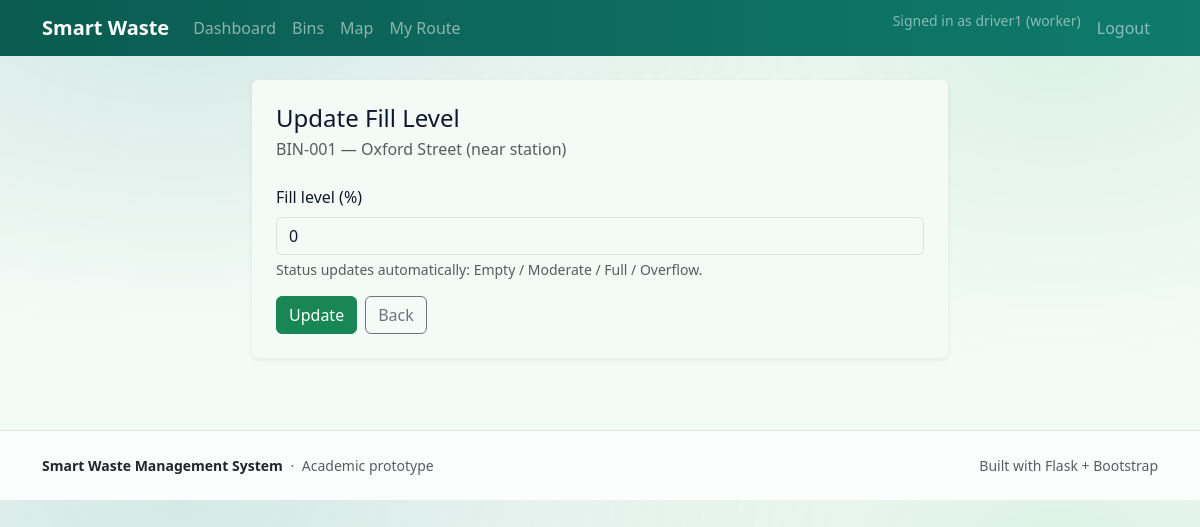
Page /admin/bins/1/update-level (signed in) on the committed database.
### app/models.py (models this page shows, shortened)
class User(db.Model, UserMixin):
    __tablename__ = "users"
    id = db.Column(db.Integer, primary_key=True)
    username = db.Column(db.String(50), unique=True, nullable=False, index=True)
    email = db.Column(db.String(120), unique=True, nullable=True, index=True)
    first_name = db.Column(db.String(80), nullable=True)
    last_name = db.Column(db.String(80), nullable=True)
    phone_number = db.Column(db.String(30), nullable=True)
    employee_id = db.Column(db.String(50), unique=True, nullable=True, index=True)
    password_hash = db.Column(db.String(255), nullable=False)
    role = db.Column(db.String(20), nullable=False, default="user")  # admin|worker|user (legacy: collector|public)
    is_active = db.Column(db.Boolean, nullable=False, default=True)
    created_at = db.Column(db.DateTime(timezone=True), nullable=False, default=utcnow)
    last_login_at = db.Column(db.DateTime(timezone=True), nullable=True)
    trucks = db.relationship("Truck", back_populates="driver", lazy="dynamic")
    created_routes = db.relationship("Route", foreign_keys="Route.created_by_id", lazy="dynamic")
    @property
    def is_admin(self) -> bool:
        return self.canonical_role == "admin"
    @property
    def is_worker(self) -> bool:
        return self.canonical_role == "worker"
    @property
    def is_collector(self) -> bool:
        return self.is_worker
    @property
    def canonical_role(self) -> str:
        if self.role == "collector":
            return "worker"
        if self.role == "public":
            return "user"
        return self.role

class Bin(db.Model):
    __tablename__ = "bins"
    id = db.Column(db.Integer, primary_key=True)
    bin_code = db.Column(db.String(30), unique=True, nullable=False, index=True)
    location_name = db.Column(db.String(140), nullable=False)
    area = db.Column(db.String(80), nullable=True, index=True)
    latitude = db.Column(db.Float, nullable=False)
    longitude = db.Column(db.Float, nullable=False)
    waste_type = db.Column(db.String(30), nullable=False, default="General")
    fill_level = db.Column(db.Integer, nullable=False, default=0)  # 0..100
    status = db.Column(db.String(20), nullable=False, default="Empty")  # Empty|Moderate|Full|Overflow
    last_updated_at = db.Column(db.DateTime(timezone=True), nullable=False, default=utcnow)
    readings = db.relationship("SensorReading", back_populates="bin", lazy="dynamic", cascade="all, delete-orphan")
    alerts = db.relationship("Alert", back_populates="bin", lazy="dynamic", cascade="all, delete-orphan")

### app/blueprints/admin/routes.py (the view)
@bp.get("/bins/<int:bin_id>/update-level")
@login_required
@role_required("admin", "worker")
def bin_update_level(bin_id: int):
    b = db.session.get(Bin, bin_id)
    if not b:
        flash("Bin not found.", "danger")
        return redirect(url_for("public.bins"))
    return render_template("admin/bin_update_level.html", b=b)

### app/models.py (called while the page is built)
@login_manager.user_loader
def load_user(user_id: str):
    try:
        return db.session.get(User, int(user_id))
    except Exception:
        return None

### app/utils/security.py (called while the page is built)
def _canonical_role(role: str) -> str:
    return _ROLE_ALIASES.get((role or "").strip(), (role or "").strip())

def role_required(*roles: str):
    def decorator(view_fn):
        @wraps(view_fn)
        def wrapped(*args, **kwargs):
            if not current_user.is_authenticated:
                abort(401)
            allowed = {_canonical_role(r) for r in roles}
            if _canonical_role(getattr(current_user, "role", "")) not in allowed:
                abort(403)
            return view_fn(*args, **kwargs)
        return wrapped
    return decorator

### app/templates/admin/bin_update_level.html (shortened to what this page needs)
{% extends "shared/layout.html" %}
{% block content %}
<div class="container py-4" style="max-width: 720px;">
  <div class="card shadow-sm border-0">
    <div class="card-body p-4">
      <h1 class="h4 mb-1">Update Fill Level</h1>
      <p class="text-muted mb-4">{{ b.bin_code }} — {{ b.location_name }}</p>
      <form method="post" action="{{ url_for('admin.bin_update_level_post', bin_id=b.id) }}">
        <div class="mb-3">
          <label class="form-label">Fill level (%)</label>
          <input class="form-control" name="fill_level" type="number" min="0" max="100" value="{{ b.fill_level }}" required>
          <div class="form-text">Status updates automatically: Empty / Moderate / Full / Overflow.</div>
        </div>
        <div class="d-flex gap-2">
          <button class="btn btn-success" type="submit">Update</button>
          <a class="btn btn-outline-secondary" href="{{ url_for('public.bins') }}">Back</a>
        </div>
      </form>
    </div>
  </div>
</div>
{% endblock %}

### app/templates/shared/nav.html (shortened to what this page needs)
{% set user = current_user if current_user.is_authenticated else None %}
<nav class="navbar navbar-expand-lg navbar-dark app-nav">
  <div class="container">
    <a class="navbar-brand fw-semibold" href="{{ url_for('public.dashboard') if user else url_for('public.landing') }}">Smart Waste</a>
    <div class="collapse navbar-collapse" id="navMain">
      <ul class="navbar-nav me-auto mb-2 mb-lg-0">
        <li class="nav-item"><a class="nav-link" href="{{ url_for('public.dashboard') }}">Dashboard</a></li>
        <li class="nav-item"><a class="nav-link" href="{{ url_for('public.bins') }}">Bins</a></li>
        <li class="nav-item"><a class="nav-link" href="{{ url_for('public.map_view') }}">Map</a></li>
        {% if user and user.is_collector %}
          <li class="nav-item"><a class="nav-link" href="{{ url_for('collector.my_route') }}">My Route</a></li>
        {% endif %}
      </ul>
      <ul class="navbar-nav ms-auto">
        {% if not user %}
          <li class="nav-item"><a class="nav-link" href="{{ url_for('auth.login') }}">Login</a></li>
          <li class="nav-item"><a class="nav-link" href="{{ url_for('auth.register') }}">Sign up</a></li>
        {% else %}
          <li class="nav-item"><span class="navbar-text small text-white-50 me-2">Signed in as {{ user.username }} ({{ user.canonical_role }})</span></li>
          <li class="nav-item"><a class="nav-link" href="{{ url_for('auth.logout') }}">Logout</a></li>
        {% endif %}
      </ul>
    </div>
  </div>
</nav>

### app/static/css/app.css (style rules this page uses)
:root { --sw-primary: #0b5b50; --sw-primary-2: #0f7b6c; --sw-accent: #16a34a; --sw-bg: #f4fbf7; --sw-surface: #ffffff; --sw-ink: #0f172a; --sw-muted: #475569; --sw-border: rgba(2, 6, 23, .10); --app-green: var(--sw-primary-2); --app-green-dark: var(--sw-primary); --app-accent: #a7f3d0; --app-bg: var(--sw-bg); --app-ink: var(--sw-ink); --app-muted: var(--sw-muted); --bs-primary: var(--sw-primary); --bs-primary-rgb: 11, 91, 80; --bs-success: var(--sw-accent); --bs-success-rgb: 22, 163, 74; --bs-body-bg: var(--sw-bg); --bs-body-color: var(--sw-ink); --bs-link-color: var(--sw-primary-2); --bs-link-color-rgb: 15, 123, 108; --bs-link-hover-color: var(--sw-primary); --bs-border-color: var(--sw-border); }
.bg-app { background: radial-gradient(1200px 600px at 15% 0%, rgba(15,123,108,.14), transparent 55%), radial-gradient(900px 520px at 88% 10%, rgba(22,163,74,.10), transparent 60%), var(--sw-bg); color: var(--sw-ink); }
.app-nav { background: linear-gradient(90deg, var(--app-green-dark), var(--app-green)); }
.navbar .nav-link { opacity:.95; }

### rows in the picture
User: username "driver1", canonical_role "worker"
Bin: bin_code "BIN-001", location_name "Oxford Street (near station)", fill_level "0"
